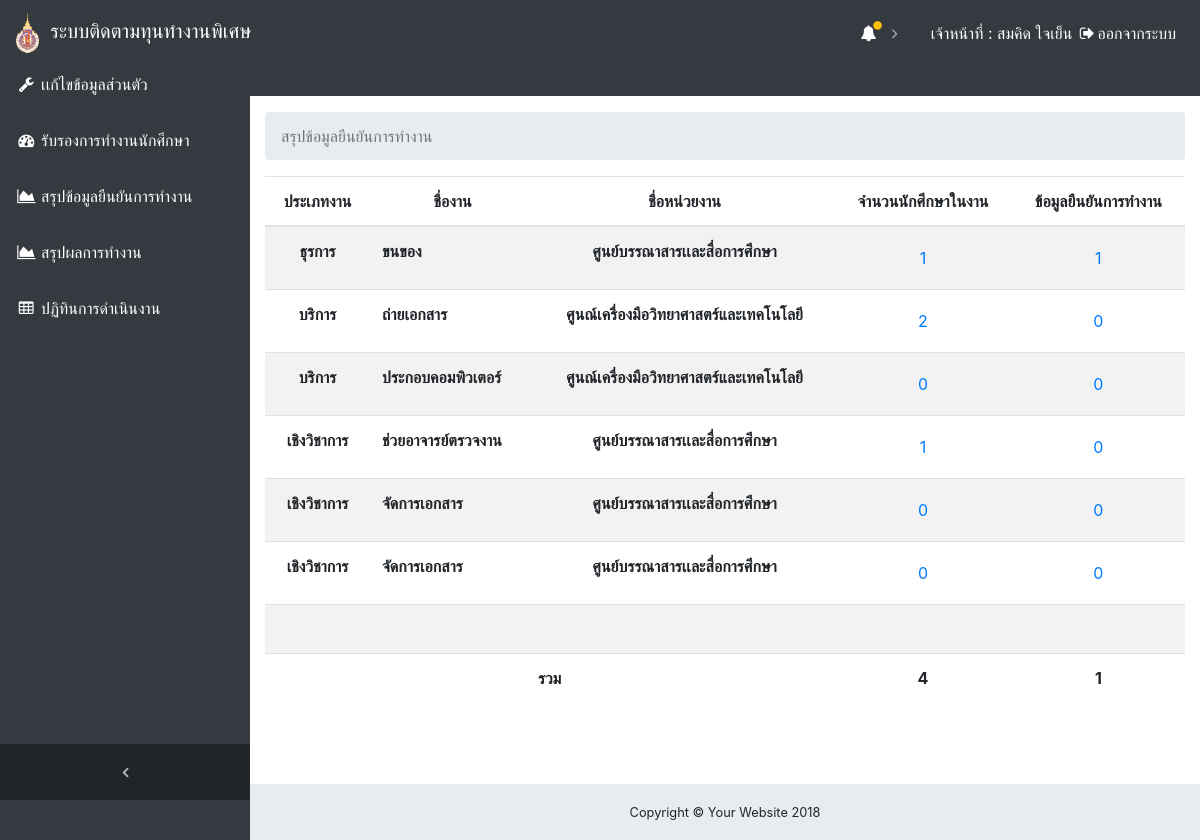
/index.php/home/Authorities_results1_2, run on an earlier commit of the app's database.
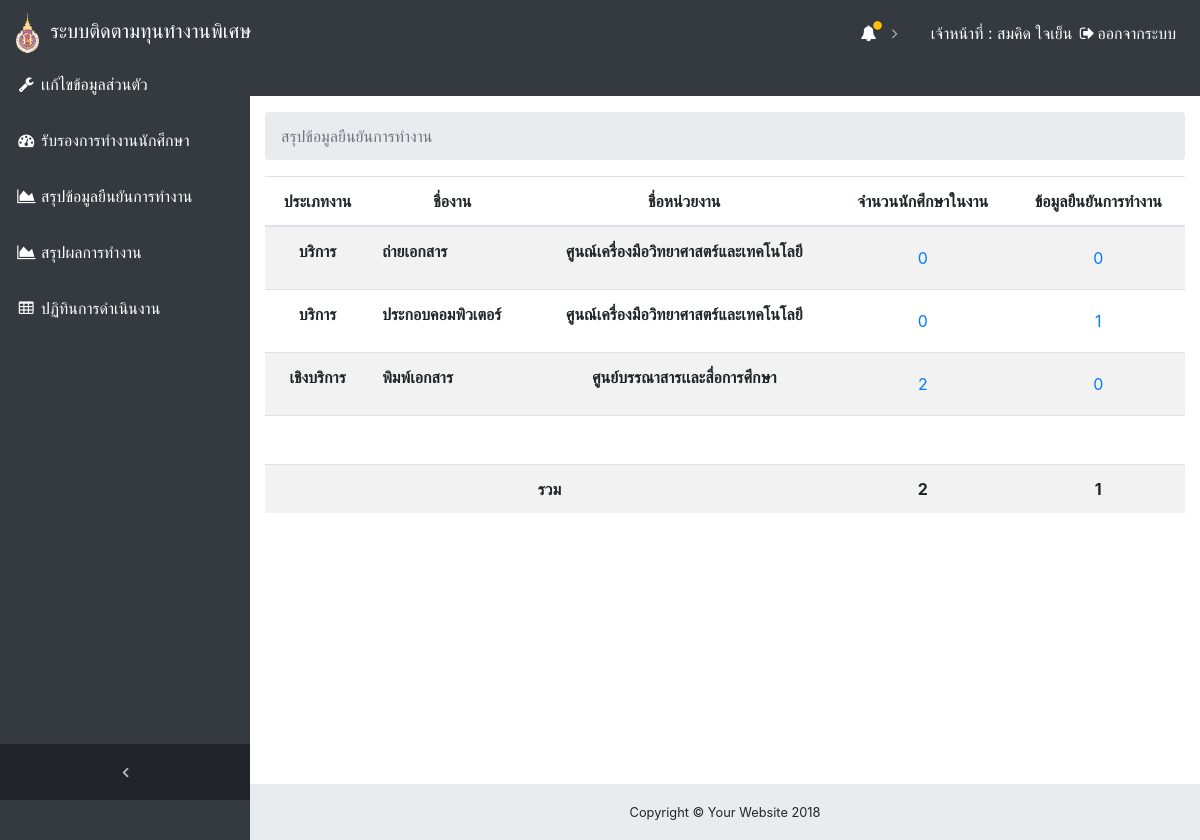
And on a later commit of the database.
### tables this page shows
CREATE TABLE `job` (
  `Job_ID` int(8) NOT NULL COMMENT 'รหัสเลขที่งาน',
  `job_name_ss` varchar(30) DEFAULT NULL,
  `Job_Name` varchar(20) DEFAULT NULL COMMENT 'ชื่องาน',
  `Category` text COMMENT 'ประเภทงาน',
  `Job_description` text COMMENT 'ลักษณะงาน',
  `term` int(1) DEFAULT NULL COMMENT 'ภาคเรียน',
  `year` int(4) DEFAULT NULL COMMENT 'ปีการศึกษา',
  `Remaining` int(3) DEFAULT NULL COMMENT 'ตำแหน่งงานคงเหลือ',
  `STUDENTCODE` varchar(16) DEFAULT NULL COMMENT 'รหัสนักศึกษา',
  `Attribute_applicants` text COMMENT 'คุณสมบัติผู้สมัคร',
  `Frist_date` date DEFAULT NULL COMMENT 'วันที่ทำงานวันแรก',
  `Sex` varchar(1) DEFAULT NULL COMMENT 'เพศ',
  `Working_time` date DEFAULT NULL COMMENT 'เวลาการทำงาน(เริ่มต้น-สิ้นสุดงาน)',
  `Receiving_number` int(2) DEFAULT NULL COMMENT 'จำนวนที่รับ',
  `Job_history` text COMMENT 'ประวัติการเสนองาน',
  `Job_status` varchar(1) DEFAULT NULL COMMENT 'สถานะงาน(ผ่าน/ไม่ผ่าน/รอการตรวจสอบ)',
  `Department` varchar(100) DEFAULT NULL COMMENT 'หน่วยงาน',
  `Reason_job` text NOT NULL COMMENT 'เหตุผล',
  `Contact` int(11) DEFAULT NULL COMMENT 'ติดต่อ',
  `ss` varchar(20) DEFAULT NULL,
  `OFFICERID` int(8) DEFAULT NULL
);

### application/controllers/home.php (called while the page is built, shortened)
<?php
class home extends CI_Controller {
	public function Authorities_results1_2(){
		$this->load->model('Show_model');
        $res = $this->Show_model->get_job();
        $data['job_res'] = $res;
        $this->load->model('Show_model');
        $res = $this->Show_model->get_student();
        $data['student_res'] = $res;
		$this->load->view('Authorities_2/start');
		$this->load->view('Authorities_2/Navigation_N');
		$this->load->view('Authorities_2/Results_job' ,$data);
		$this->load->view('Authorities_2/footer');
		$this->load->view('Authorities_2/End');
	}
}

### index.php (called while the page is built, shortened)
<?php
require_once BASEPATH.'core/CodeIgniter.php';

### application/models/Show_model.php (called while the page is built, shortened)
<?php
class Show_model extends CI_Model {
    public function get_job()
    {
        $query = $this->db->query('select * from job');
        return $query->result();
    }
}

### application/views/Authorities_2/Results_job.php (the view, shortened to what this page needs)
<div class="content-wrapper">
    <div class="container-fluid">
        <ol class="breadcrumb">
          <li class="breadcrumb-item active">สรุปข้อมูลยืนยันการทำงาน</li>
        </ol>
<table class="table table-striped">
  <thead>
  <tr align="center">
    <th>ประเภทงาน</th>
    <th>ชื่องาน</th>
    <th>ชื่อหน่วยงาน</th>
    <th>จำนวนนักศึกษาในงาน</th>
    <th>ข้อมูลยืนยันการทำงาน</th>
  </tr>
</thead>
<tbody>
  <?php $sum1 = 0;
        $sum2 = 0;
  foreach ($job_res as $row) {
        $id = $row->Job_ID;
  ?>
  <tr align="center">
    <th><?php echo $row->Category; ?></th>
    <td align ="left"><b><?php echo $row->Job_Name; ?></b></td>
    <th><?php echo $row->Department; ?></th>
    <th><a class="btn btn-link" href="<?= site_url("home/JobOffering_YConfirm_2/{$id}"); ?>"><?php $i=0;foreach ($student_res as $row) {
                                                                  if($row->Job_ID == $id){
                                                                    if($row->Re_status == "1"){
                                                                    $i++;
                                                                    }
                                                                  }
                                                                }
                                                                echo $i;
                                                                $sum1 += $i;
                                                                ?></a></th>
    <th><a class="btn btn-link" href="<?= site_url("home/JobOffering_NoConfirm_2/{$id}"); ?>"><?php $j=0;foreach ($student_res as $row) {
                                                                  if($row->Job_ID == $id){
                                                                    if($row->Re_status != "1" ){
                                                                    $j++;
                                                                    }
                                                                  }
                                                                }
                                                                echo $j;
                                                                $sum2 += $j;
                                                                ?></button> </th>
  </tr>
<?php
 } ?>
  <tr align="center">
    <th>&nbsp;</th>
    <th>&nbsp;</th>
    <th>&nbsp;</th>
    <th>&nbsp;</th>
    <th>&nbsp;</th>
  </tr>
    <tr align="center">
    <th colspan="3">รวม</th>
    <th><?php echo $sum1 ?></th>
    <th><?php echo $sum2; ?></th>
  </tr>
</table>
    </div>
</div>

What changed in the data, as far as the page shows it:
removed job: Category "ธุรการ", Job_Name "ขนของ", Department "ศูนย์บรรณาสารเเละสื่อการศึกษา", i "1", j "1"
removed job: Category "เชิงวิชาการ", Job_Name "ช่วยอาจารย์ตรวจงาน", Department "ศูนย์บรรณาสารเเละสื่อการศึกษา", i "1", j "0"
removed job: Category "เชิงวิชาการ", Job_Name "จัดการเอกสาร", Department "ศูนย์บรรณาสารเเละสื่อการศึกษา", i "0", j "0"
removed job: Category "เชิงวิชาการ", Job_Name "จัดการเอกสาร", Department "ศูนย์บรรณาสารเเละสื่อการศึกษา", i "0", j "0"
computed for job "ถ่ายเอกสาร": i "2" → "0"
computed for job "ประกอบคอมพิวเตอร์": j "0" → "1"
added job: Category "เชิงบริการ", Job_Name "พิมพ์เอกสาร", Department "ศูนย์บรรณาสารเเละสื่อการศึกษา", i "2", j "0"
Also different on the page:
$sum1: "4" → "2"
